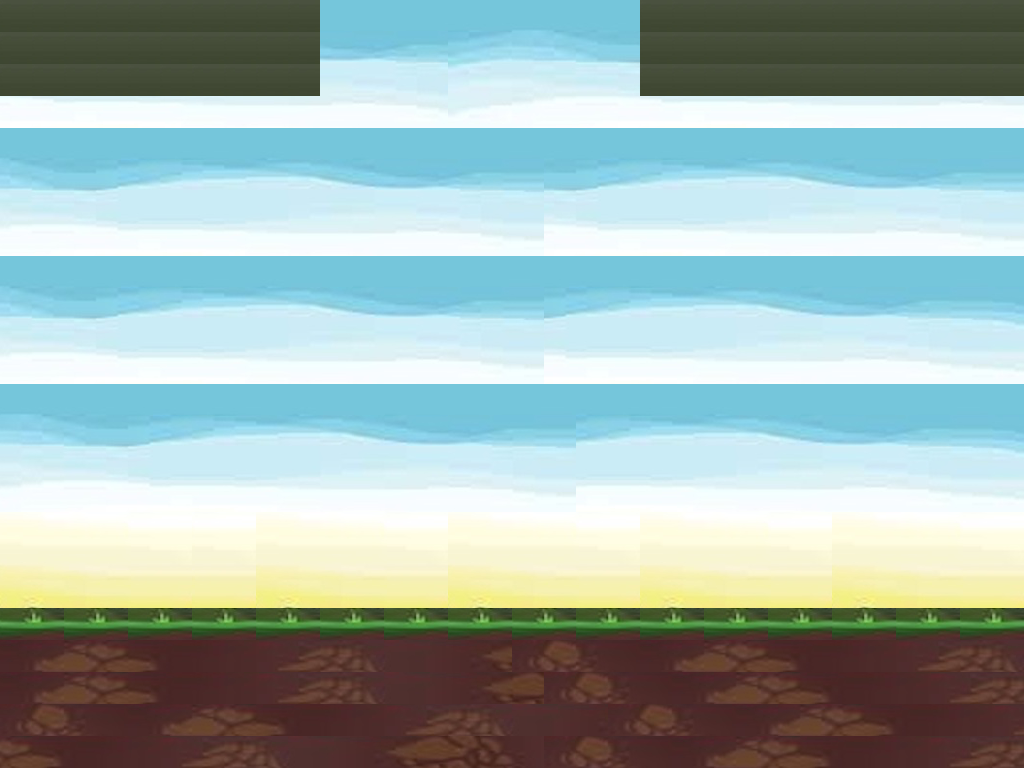

Below is a game level as drawn by its tile map, then a one-line description and the .tmx that defines it (tile-layer data replaced by summaries):
An orthogonal 32x24 tile map with 32x32 px tiles, 1 tile layer (background).

<map version="1.0" orientation="orthogonal" width="32" height="24" tilewidth="32" tileheight="32">
 <tileset firstgid="1" name="background2" tilewidth="32" tileheight="32" spacing="1" margin="1">
  <image source="background2.png" trans="ff00ff" width="800" height="340" />
 </tileset>
 <layer name="background" width="32" height="24">
  <data>[768 cells, 768 non-empty, 129 distinct tile ids]</data>
 </layer>
</map>